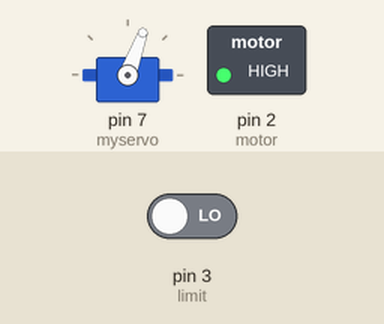
The sketch below on a simulated Arduino Uno, built with avr-gcc and run on an emulated ATmega328P. Shown: servo, switched loads named in the sketch (green lamp = pin HIGH). The test bench sets the inputs (shaded band); at power-on: pin 3 (limit) LOW.

Above: at 4.6 s.
At 18.7 s:
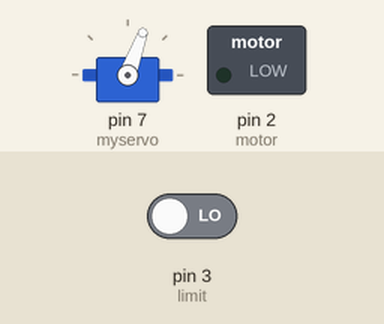
18.8 s: pin 3 (limit) driven LOW
At 20.4 s:
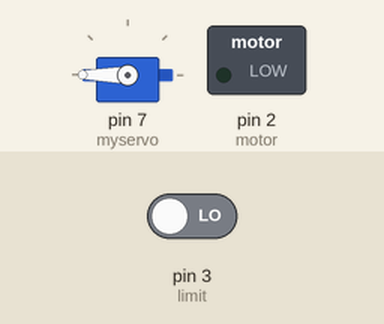
Timing chart, 0 to 35.3 s (numbered marks = the images above; inputs shaded):
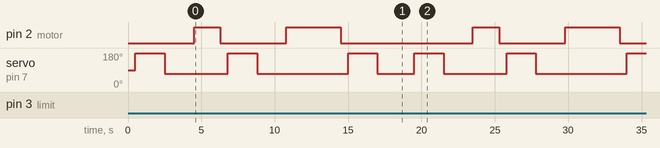

The sketch:

motors.ino
```cpp
#include <Servo.h>
int motor = 2;
int limit = 3;
Servo myservo;
void metal()
{
digitalWrite(motor,1);
while(digitalRead(limit)==1);
digitalWrite(motor,0);
delay(500);
myservo.write(180);
delay(2000);
myservo.write(70);
}
void glass()
{
digitalWrite(motor,1);
while(digitalRead(limit)==1);
delay(1800);
digitalWrite(motor,0);
delay(500);
myservo.write(180);
delay(2000);
myservo.write(70);
}
void plastic()
{
digitalWrite(motor,1);
while(digitalRead(limit)==1);
delay(3700);
digitalWrite(motor,0);
delay(500);
myservo.write(180);
delay(2000);
myservo.write(70);
}
void setup()
{
pinMode(motor,OUTPUT);
pinMode(limit,INPUT);
myservo.attach(7);
digitalWrite(motor,0);

}
void loop()
{
metal();
delay(2000);
glass();
delay(2000);
plastic();
delay(2000);
}
```
